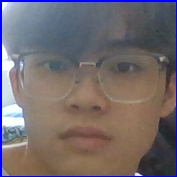
#> input picture python/user_images/hank.jpg, 177 x 177 px, given in place of the camera
$ python -i facedetect.py   (imports and definitions only)
#> lines starting #> are read from the running program, lines starting #| are printed output that depends on the picture
import cv2
import numpy as np
from sklearn import svm
from sklearn.model_selection import train_test_split
import pickle
import os

# 儲存所有的訓練數據
face_data = []
face_labels = []
# 建立一個用戶名到整數標籤的映射
user_name_to_label = {}
next_label = 0
# 建立臉部辨識模型
face_recognizer = cv2.face.LBPHFaceRecognizer_create()

# 載入人臉識別器
face_cascade = cv2.CascadeClassifier(cv2.data.haarcascades + "haarcascade_frontalface_default.xml")
# 在所有全局變數後面添加這些行
user_data_file = "user_data.pkl"
model_file = "face_model.yml"
# 如果文件存在，則讀取會員資料和訓練模型
# [6 lines not run here, left out]

def train_model():
    if not face_data:
        return
    face_recognizer.train(np.asarray(face_data), np.array(face_labels))
    # 在註冊完成後保存會員資料和訓練模型
    with open(user_data_file, "wb") as f:
        pickle.dump((user_name_to_label, next_label, face_data, face_labels), f)

    face_recognizer.write(model_file)

def register(user_name):
    #print(user_name_to_label)
#> called with user_name = 'user_images/hank.jpg'
    global next_label
    cap = cv2.VideoCapture(0)
    count = 0
    islog=0
    while count < 10:
        # 讀取視訊串流的每一幀
        ret, frame = cap.read()
#> frame is the input picture: shape (177, 177, 3); mean B, G, R 109.2, 106.1, 114.9

        # 將影像轉為灰階
        gray = cv2.cvtColor(frame, cv2.COLOR_BGR2GRAY)
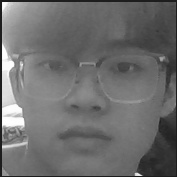
#> gray: shape (177, 177); min 24, max 255, mean 109.1

        # 進行臉部識別
        faces = face_cascade.detectMultiScale(gray, 1.3, 5)
#> faces = ()

        for (x,y,w,h) in faces:
            # 繪製出臉部的方框
            cv2.rectangle(frame,(x,y),(x+w,y+h),(255,0,0),2)

            # 儲存臉部的影像
            roi_gray = cv2.resize(gray[y:y+h, x:x+w], (200, 200))  # 將每張圖片調整為200x200的大小
            userimg=cv2.resize(frame[y:y+h, x:x+w], (200, 200))
            if user_name_to_label:
                label, confidence = face_recognizer.predict(roi_gray)
                if confidence<60:
                    for user_name, user_label in user_name_to_label.items():
                        if user_label == label:
                            print(user_name,"has been registed")
                            islog=1
                            break
                else:
                    islog=0
            if islog:
                break
            if user_name not in user_name_to_label:
                user_name_to_label[user_name] = next_label
                next_label += 1
            face_data.append(roi_gray)
            face_labels.append(user_name_to_label[user_name])
            if count == 1:
                cv2.imwrite(f"user_images/{user_name}.jpg", userimg)
            count += 1
            if count >= 10:
                break
#> this loop made 0 passes
#> after the loop, count = 0; face_data = []; face_labels = []; next_label = 0; user_name_to_label = 0 items

        # 顯示視窗
        cv2.imshow('frame', frame)

        # 按下 'q' 鍵離開迴圈
        if cv2.waitKey(1) & 0xFF == ord('q'):
#> (key q is pressed here)
            break
        if islog:
            break
    cap.release()
    cv2.destroyAllWindows()

    # 更新臉部辨識模型
    if islog==0:
        train_model()

        return user_name
    else:
        return "error"

# [63 lines left out: functions login, delete_user, not called in this run]

# [14 lines not run here, left out]

>>> result = register('user_images/hank.jpg')
